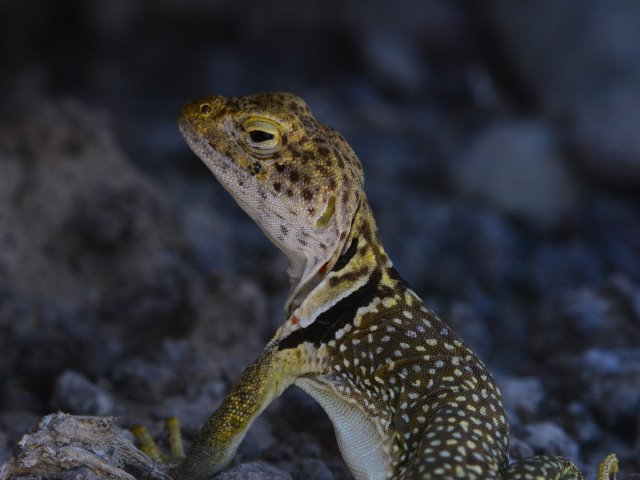
#> input picture 03_Applied_to_Image_Clustering_CPU/data/Collard lizard dark white balance (17).jpg, 640 x 480 px; its folder holds only this picture in this run
$ jupyter execute --allow-errors 01_Practicum_ImageClustering.ipynb   (shell and % lines are left out)
#> lines starting #> are read from the running program, lines starting #| are printed output that depends on the picture
### 06_Applied_to_Image_Clustering_GPU/lab/Read_Transform_Images.py

import matplotlib.pyplot as plt
import numpy as np
import glob
from PIL import Image
from PIL.Image import Image as PilImage
#from skimage.color import rgb2hsv
from sklearn.preprocessing import StandardScaler
from sklearn.cluster import KMeans
from sklearn.decomposition import PCA
from sklearn.cluster import DBSCAN
import pandas as pd
import random
import operator
import seaborn as sns
import json

# [17 lines of commented-out code are left out]

def ReshapeShortFat(original):
    """
    ReshapeShortFat(original)

    Reshapes the image numpy array from original shape
    to the ShortFat single row shape and captures
    shape info in the output:
    channel_0, channel_1, channel_2

    functionally performs original.reshape(1, x*y*z) to create single row vector

    inputs:
        original - input the oringal image array

    return:
        ShortFatArray
        channel_0 - dimensions of the first channel - possibly the Red channel if using RGB
        channel_1 - dimensions of the first channel - possibly the Green channel if using RGB
        channel_2 - dimensions of the first channel - possibly the Blue channel if using RGB
    """
    # preserve shape of incoming image
    channel_0, channel_1, channel_2 = original.shape
    #print('a shape ', a.shape)

    # convert to short, fat array
    ShortFatArray = original.reshape(1, channel_0*channel_1*channel_2)

    #print('a1 shape ', a1.shape)
    return ShortFatArray.squeeze(), channel_0, channel_1, channel_2

def Read_Transform_Images(resultsDict,
                         imagesFilenameList = [],
                         FSWRITE = False, path = 'data/'):
#> called with FSWRITE = False
    print('Running Read_Transform_Images on CPU: ')
    imageToClusterPath = path
    if len(imagesFilenameList) == 0:
        imagesFilenameList = [f for f in
            sorted(glob.glob(imageToClusterPath
            + '*.jpg'))]

    list_np_Images = []
    list_PIL_Images = []
    for im in imagesFilenameList:
        img =  Image.open(im)
#> img is the input picture: PIL image 640x480 RGB; mean R, G, B 49.3, 49.9, 55.5
        list_PIL_Images.append(img)
        a = np.asarray(img,dtype=np.float32)/255
        with np.errstate(divide='ignore', invalid='ignore'):
            #a1, x, y, z = ReshapeShortFat(rgb2hsv(a))
            a1, x, y, z = ReshapeShortFat(a)
#> x = 480; y = 640; z = 3
        # standardize - mean =o, std = 1
        #a2 = StandardScaler(with_std=True).fit_transform(a1.reshape(-1, 1)).flatten() #whiten each image
        a2 = a1  # no image whitening for each file
        list_np_Images.append(a2)
    NP_images = np.array(list_np_Images)
    NP_images_STD = StandardScaler(with_std=True).fit_transform(NP_images)
    resultsDict['imagesFilenameList'] = imagesFilenameList
    resultsDict['list_PIL_Images'] = list_PIL_Images
    resultsDict['NP_images_STD'] = NP_images_STD
    if FSWRITE == True:
        write_results(resultsDict)
    return resultsDict

# [43 lines left out: functions displayImageGrid, displayImageGrid2, not called in this run]


class NumpyEncoder(json.JSONEncoder):
    # [58 lines left out: functions default, write_results_json, read_results_json, not called in this run]

### 06_Applied_to_Image_Clustering_GPU/01_Practicum_ImageClustering.ipynb
# Module 06_01: ImageClustering using PCA, Kmeans, DBSCAN

In this module you will be generating this graph, and describing that it means in terms os sanity checking your clusters, and what it means in terms of feature dimensions

## Learning Objectives

* Explore and interpret the image dataset

* Apply Intel® Extension for Scikit-learn* patches to Principal Components Analysis (PCA), Kmeans,and DBSCAN algorithms
* **Synthesize** your understanding- searching for ways to patch or unpatch any applicable cells to maximize the performance of each cell
* Apply a q.sh script to submit a job to another node that has a GPU on Intel DevCloud

<a id='Back_to_Sections'></a>

## Sections

- _Code:_ [Read Images](#Define-image-manipulation-and-Reading-functions)
- _Code:_ [Submit batch_clustering_Streamlined.py as a batch job](#Submit-batch_clustering_Streamlined.py-as-a-batch-job)
- _Code:_ [Plot Kmeans using GPU results](#Plot-Kmeans)
- _Code:_ [Plot DBSCAN using GPU results](#Plot-DBSCAN)

# Dependencies required:

- pip install pillow
- pip install seaborn

# Data Description

This data represent wildlife images taken by the author of thisnotebook. It is an UNBALANCED set of images of Collared Lizards, Pelicans, and Seascapes. The images are shot in various white balances to make clustering a challenge.  Additionally, the data are imbalalanced so that some lizrds were photographed in bright light, and some in shade. The goal is to perform clustering to aid eventual clsasification for use in a CNN semi-supervised learning exercise

The iamges are read in from a folder, and one by one that are reshaped to a single row with perhaps 60,000 columns (one image now per row). After they are assembled into a NumPy array there are scaled to zero mean, unit standard deviation to aid the Prinicpal Component step to have somewhat similar scale ranges.

The image array is tranaformed via PCA with 2 to 6 principal components shich changes the shape of the data we feed to kmeans or DBSCAn to n x c where c is the number of principal components we desire (likely in range from 2 to 6)

Then the data is plotted in a Seaborn pairplot to allow us to spot clusters visually, by which ever combo of principal components.

We use KMeans or DBSCAN to help automaticllay select which images belong to which cluster as reppresented by the color of the dots.

We also display an image grid of the clustered images to see if simialr images are clustered together to meet with our intuition.

# Practicum:

- Analyze each cell looking for places to patch or unpatch as needed to maximize the performace of each cell.
- Apply a patching strategy that applies the patch to every algorithm optimized by patching.
- Apply dpctl to run this on GPU

# Regarding when/how to cast to and from dpctl.tensors

This information bears repeating: to make sure the concept is clear.

Study the code sectons near the conversion to and from dptcl/Numpy

For all sklearnex alogorithms - it will be necessary to cast the X and/or y data passed as the parameter list to dpctl tensor in order for the GPU to access the data and performan the computation.

Examples:
- **x_device** = dpctl.tensor.from_numpy(**x**, usm_type = 'device', device = dpctl.SyclDevice("gpu"))
- **y_device** = dpctl.tensor.from_numpy(**y**, usm_type = 'device', device = dpctl.SyclDevice("gpu"))

Pay attention ot **return** types from:
- **fit** - many cases in scikit-learn, fit returns selfobject
- **fit_predict** - returns **ndarray** requires casting after the call on host (to_numpy)
- **predict** -  returns **ndarray** requires casting after the call on host (to_numpy)
- **fit_transform** - returns returns **ndarray** requires casting after the call on host (to_numpy)
- **tranform** - typically returns **ndarray** requires casting after the call on host (to_numpy)

Scikit-learn routines that potentially return ndarray type objects or which expect ndtype objects passed as a parameter will need to be cast to/from numpy from/to dpctl.tensor

To cast data being fed TO one of these routines:
- use dpctl.tensor.from_numpy() to conver from NumPy to dpctl tensor
- use dpctl.tensor.to_numpy() to convert from dpctl tensor to NumPy

Example: After a call to fit_predict:
- **catch_device** = estimator.fit_predict(**x_device**, **y_device**)
- **predictedHost** = dpctl.tensor.to_numpy(**catch_device**)

[cell 1]
from __future__ import print_function
data_path = ['data']

# Notebook time start
from datetime import datetime

start_time = datetime.now()

current_time = start_time.strftime("%H:%M:%S")
print("Current Time =", current_time)

# Define image manipulation and Reading functions

Leverage the code from **03_Applied_to_Image_Clustering_CPU** to read the images initially

[cell 2]
from lab.Read_Transform_Images import *

<a id='Actually-read-the-images'></a>
# Actually read the images

Using **Read_Transform_Images** from 03_Applied_to_Image_Clustering_CPU

- [Back to Sections](#Back_to_Sections)

[cell 3]
resultsDict = {}
#resultsDict = Read_Transform_Images(resultsDict,imagesFilenameList = imagesFilenameList)
resultsDict = Read_Transform_Images(resultsDict,path = '../03_Applied_to_Image_Clustering_CPU/data/')
#> resultsDict = 3 items
#resultsDict.keys()

# Display ImageGrid Random Sampling

This should give an idea of how closely or differently the various images appear. Notice that some of the collard lizard images have much differnet white balance and this will affect the clustering. For this dataset the images are clustered based on the similarity in RGB colorspace only.

You should notice several similar images of:
- Dark white balance lizards
- Light white balance lizards
- Skyscape with pelicans
- Seascapes with surf

Can an algorithm we design find clustering values in rough agreement to the above?

[cell 4]
img_arr = []
ncols = 8
imageGrid=(ncols,3)
#> (the rest of this cell did not finish here and is left out)

## Create a Cell in the Style of a main() Python Script

This is a preperatory step for a later  when we qsub code to another compute node that has a GPU residing in it

After reading and transforming the data, will **compute PCA, Kmeans, DBSCAN all in one submission to the node containing the gpu**

In this case we run the code on a CPU first, for debugging and results checking.

**Careful:** The cell below uses a magic %%writefile which will write over the batch_clustering_Streamlined.py file. The execution of this cell simply writes to a python file - **this cell does not execute the code**.

**This is the only cell you need to change to sucessfully complete Practicum**

We wrote the python file above. **We will read and execute it on the host now!**

We can load the file into a Jupyter cell for review or for execution on the login node by:
- %load batch_clustering_Streamlined.py

[cell 5]
# %load batch_clustering_Streamlined.py
# batch_clustering_Streamlined.py


#===============================================================================
# Copyright 2014-2021 Intel Corporation
#
# Licensed under the Apache License, Version 2.0 (the "License");
# you may not use this file except in compliance with the License.
# You may obtain a copy of the License at
#
#     http://www.apache.org/licenses/LICENSE-2.0
#
# Unless required by applicable law or agreed to in writing, software
# distributed under the License is distributed on an "AS IS" BASIS,
# WITHOUT WARRANTIES OR CONDITIONS OF ANY KIND, either express or implied.
# See the License for the specific language governing permissions and
# limitations under the License.
#===============================================================================

import matplotlib.pyplot as plt
import numpy as np
import glob
from PIL import Image
from PIL.Image import Image as PilImage
#from skimage.color import rgb2hsv
from sklearn.preprocessing import StandardScaler
from sklearn.cluster import KMeans
from sklearn.decomposition import PCA
from sklearn.cluster import DBSCAN
import pandas as pd
import random
import operator
import seaborn as sns
import json

def ReshapeShortFat(original):
    """
    ReshapeShortFat(original)

    Reshapes the image numpy array from original shape
    to the ShortFat single row shape and captures
    shape info in the output:
    channel_0, channel_1, channel_2

    functionally performs original.reshape(1, x*y*z) to create single row vector

    inputs:
        original - input the original image array

    return:
        ShortFatArray
        channel_0 - dimensions of the first channel - possibly the Red channel if using RGB
        channel_1 - dimensions of the first channel - possibly the Green channel if using RGB
        channel_2 - dimensions of the first channel - possibly the Blue channel if using RGB
    """
    # preserve shape of incoming image
    channel_0, channel_1, channel_2 = original.shape
    #print('a shape ', a.shape)

    # convert to short, fat array
    ShortFatArray = original.reshape(1, channel_0*channel_1*channel_2)

    #print('a1 shape ', a1.shape)
    return ShortFatArray.squeeze(), channel_0, channel_1, channel_2

def Read_Transform_Images(resultsDict,
                         imagesFilenameList = [],
                         FSWRITE = False, path = '../03_Applied_to_Image_Clustering_CPU/data/'):
    print('Running Read_Transform_Images on CPU: ')
    imageToClusterPath = path
    if len(imagesFilenameList) == 0:
        imagesFilenameList = [f for f in
            sorted(glob.glob(imageToClusterPath
            + '*.jpg'))]

    list_np_Images = []
    list_PIL_Images = []
    for im in imagesFilenameList:
        img =  Image.open(im)
        list_PIL_Images.append(img)
        a = np.asarray(img,dtype=np.float32)/255
        with np.errstate(divide='ignore', invalid='ignore'):
            #a1, x, y, z = ReshapeShortFat(rgb2hsv(a))
            a1, x, y, z = ReshapeShortFat(a)
#> x = 480; y = 640; z = 3
        a2 = a1  # no image whitening for each file
        list_np_Images.append(a2)
    NP_images = np.array(list_np_Images)
    NP_images_STD = StandardScaler(with_std=True).fit_transform(NP_images)
    resultsDict['imagesFilenameList'] = imagesFilenameList
    resultsDict['list_PIL_Images'] = list_PIL_Images
    resultsDict['NP_images_STD'] = NP_images_STD
    if FSWRITE == True:
        write_results(resultsDict)
    return resultsDict

# [16 lines left out: function displayImageGrid, not called in this run]

class NumpyEncoder(json.JSONEncoder):
    # [12 lines left out: functions default, write_results_json, not called in this run]

def read_results_json():
    with open('results/resultsDict.json') as json_file:
        resultsDict = json.load(json_file)
    return resultsDict

def main():
    resultsDict = {}
    resultsDict = Read_Transform_Images(resultsDict)
#> resultsDict = 3 items
    knee = 6   # number of clusters for KMeans
    EPS = 230  # EPS for dbscan
    n_components = 3  # nuber of components for PCA
    n_samples = 2     # number samples DBSCAN
    NP_images_STD = resultsDict['NP_images_STD'] # images as numpy array

    print('Running ComputePCA on local CPU: ')
    device_context = 'cpu'
    pca = PCA(n_components=n_components)
    PCA_fit_transform = pca.fit_transform(NP_images_STD)
    k_means = KMeans(n_clusters = knee, init='random')
    db = DBSCAN(eps=EPS, min_samples = n_samples).fit(PCA_fit_transform)
    km = k_means.fit(PCA_fit_transform)
    resultsDict['PCA_fit_transform'] = PCA_fit_transform

    #resultsDict['device_context'] = device
    resultsDict['imageClusters_db'] = len(np.unique(db.labels_))
    resultsDict['counts_db'], resultsDict['bins_db']  = np.histogram(db.labels_, bins = EPS)
    resultsDict['counts'], resultsDict['bins'] =np.histogram(k_means.labels_, bins = knee)
    resultsDict['imageClusters'] = len(np.unique(km.labels_))
    resultsDict['km_labels'] = km.labels_
    resultsDict['db_labels'] = db.labels_

    write_results_json(resultsDict)

    print("Kmeans bins   ", resultsDict['bins'])
    print("Kmeans counts ", resultsDict['counts'])

    print("All good inside main\n")

    return resultsDict

#> (the rest of this cell did not finish here and is left out)

<a id='Submit-batch_clustering_Streamlined.py-as-a-batch-job'></a>
# Submit batch_clustering_Streamlined.py

- [Back to Sections](#Back_to_Sections)

batch_clustering_Streamlined.py executed with a Python* command inside a shell script - run_clustering_streamlined.sh.

run_clustering_streamlined.sh is submitted as a batch job to a node which has GPUs

[cell 6]
#!python batch_kmeans.py   # works on Windows

<a id='Read-the-results-of-the-dictionary-after-GPU-computation'></a>
# We have successfully compted image clustering on Intel GPU using DPCTL!

### No further code changes required below this cell!

#### Read Results of the Dictionary After GPU Computation## Read Results of the Dictionary After GPU Computation

The rest of the cells below are simply to display the results from our GPU computation and explore hyperparameters such as EPS, number of clusters etc. We do these exploration on the **login node** for convenience.

- [Back to Sections](#Back_to_Sections)

[cell 7]
# read results from json file in results folder
resultsDict = read_results_json()
#> (reads 06_Applied_to_Image_Clustering_GPU/results/resultsDict.json from the repository)
# get list_PIL_Images from Read_Tansform_Images
resultsDict = Read_Transform_Images(resultsDict,path = '../03_Applied_to_Image_Clustering_CPU/data/')
#> resultsDict = 12 items

<a id='Plot-Kmeans'></a>
# Plot Kmeans Clusters

Plot a histogram of the using GPU results
-  [Back to Sections](#Back_to_Sections)

[cell 8]
#resultsDict = Compute_kmeans_db_histogram_labels(resultsDict, knee = 6, gpu_available = gpu_available) #knee = 5
counts = np.asarray(pd.read_csv('data/counts_km.csv'))
#> (reads 06_Applied_to_Image_Clustering_GPU/data/counts_km.csv from the repository)
bins = np.asarray(pd.read_csv('data/bins_km.csv'))
#> (reads 06_Applied_to_Image_Clustering_GPU/data/bins_km.csv from the repository)
#counts = np.asarray(resultsDict['counts'])
#bins = np.asarray(resultsDict['bins'])
plt.xlabel("Weight")
plt.ylabel("Probability")
plt.title("Histogram with Probability Plot: Context {}".format('device_context'))
slice = min(counts.shape[0], bins.shape[0])
plt.bar(bins[:slice,0],counts[:slice,0])
plt.grid()
plt.show()
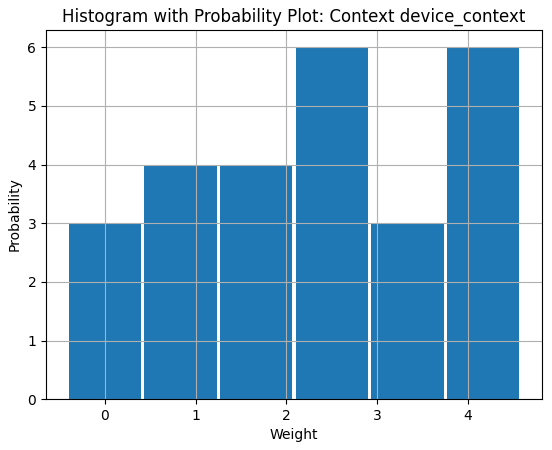
#> figure drawn by matplotlib, 1 panel

# Display Similar Images

Visually compare image which have been clustered by the allgorithm.

You may be surpirsed at the cluster grouping - what kmeans finds simialr or dissimilar based only on RGB colors

[cell 9]
clusterRank = 0
km_labels = np.asarray(pd.read_csv('data/km_labels.csv'))
#> (reads 06_Applied_to_Image_Clustering_GPU/data/km_labels.csv from the repository)
d = {i:cts for i, cts in enumerate(np.asarray(pd.read_csv('data/counts_km.csv')))}
sorted_d = sorted(d.items(), key=operator.itemgetter(1), reverse=True)

id = sorted_d[clusterRank][0]
indexCluster = np.where(km_labels == id  )[0].tolist()
img_arr = []
#> (the rest of this cell did not finish here and is left out)

# Plot Seaborn Kmeans Clusters

Indicates numbers of images that are close in color space

[cell 10]

n_components = 3

PCA_table = pd.read_csv('data/PCA_fit_transform.csv')
columns = ['PC{:0d}'.format(c) for c in range(n_components)]
data = pd.DataFrame(np.asarray(PCA_table)[:,:n_components], columns = columns)
#k_means = resultsDict['model']
data['cluster'] = km_labels
data.head()

columns.append('cluster')
plt.figure(figsize=(8,8))

sns.set_context('notebook');
g = sns.pairplot(data[columns], hue="cluster", palette="Paired", diag_kws=dict(hue=None));
g.fig.suptitle("KMEANS pairplot: Context {}".format('device_context'));
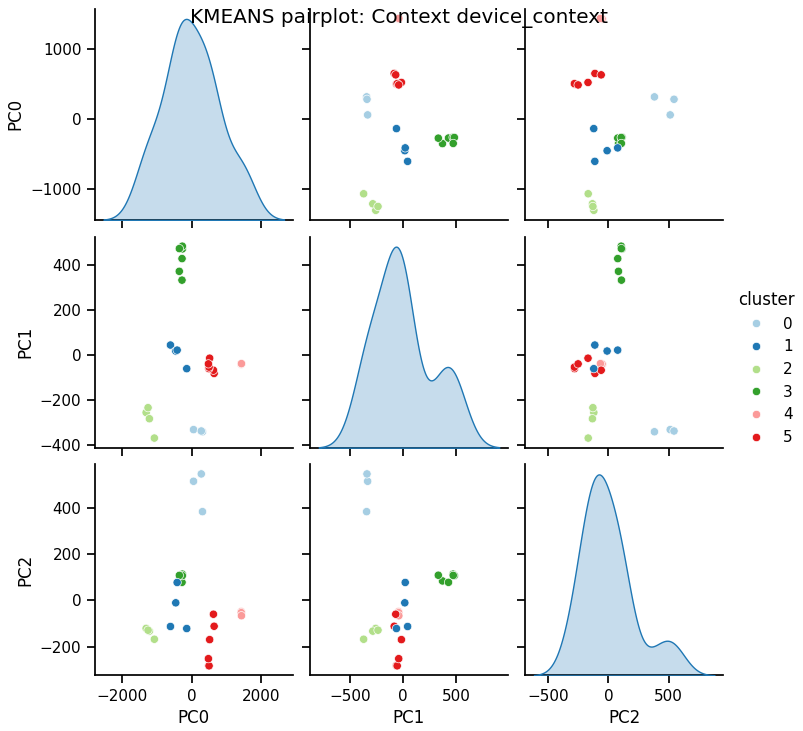
#> figure drawn by matplotlib, 9 panels

# Find DBSCAN EPS parameter

**We need to know roughly the size of EPS to try**

Density-Based Spatial Clustering of Applications with Noise (DBSCAN) finds core samples of high density and expands clusters from them. Good for data which contains clusters of similar density.

EPS: "epsilon" value in sklearn is the maximum distance between two samples for one to be considered as in the neighborhood of the other.

At least a first value to start. We are using kNN to find distances commonly occuring in the dataset. Values of EPS below this threshold distance will be considered as lyig within a given cluster. This means we should look for long flat plateaus and read the y coordinate off the kNN plot to get a starting value for EPS.

Different datasets can have wildly different sweet spots for EPS. Some datasets require EPS values of .001 other datasets may work best with values of EPS of several thousand. We use this trick to get in the right or approximate neighborhood of the EPS.

[cell 11]
from sklearn.neighbors import NearestNeighbors

PCA_images = data

neighbors = NearestNeighbors(n_neighbors=2)
#X = StandardScaler().fit_transform(PCA_images)
neighbors_fit = neighbors.fit(PCA_images)
distances, indices = neighbors_fit.kneighbors(PCA_images)

distances = np.sort(distances, axis=0)
plt.xlabel('number of images')
plt.ylabel('distances')
plt.title('Nearest Neighbor Distances Plot')
plt.plot(distances[:,1])
plt.grid()
#> (the rest of the program and of its run is left out)
